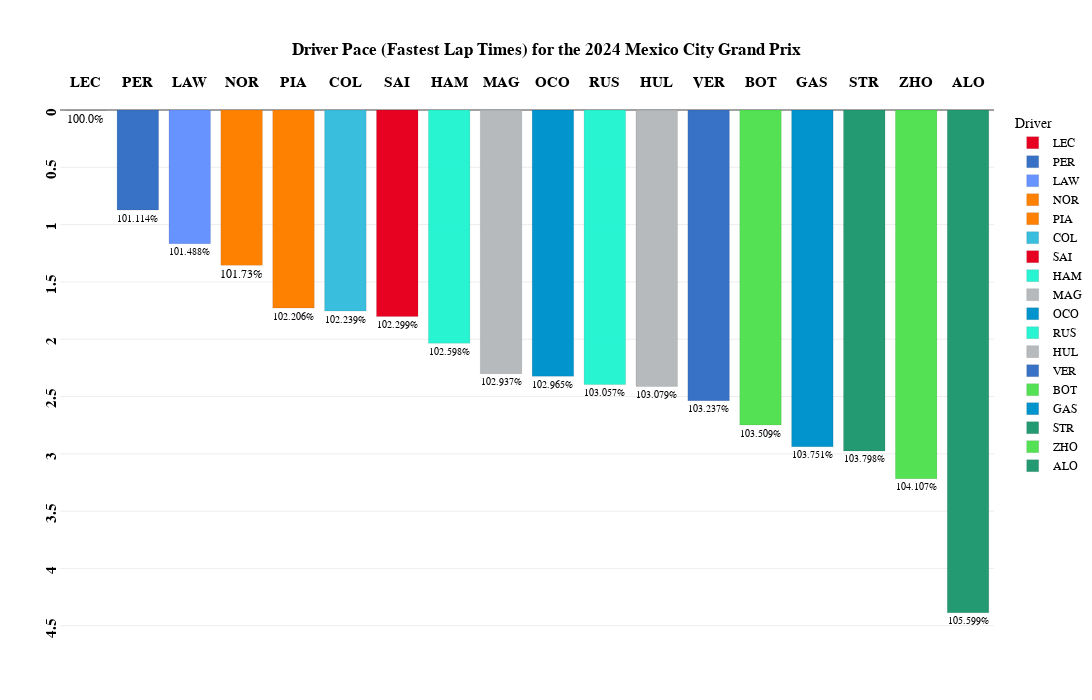

Here is the notebook cell this chart was saved with:
### Code cell
fig_min=px.bar(
    transformed_laps_relative_min_all,
    x="Driver",
    y="Delta_Min_All",
    color='Driver',
    template="xgridoff",
    title="<b>Driver Pace (Fastest Lap Times) for the {} {}</b>".format(year,gp),
    text="Delta_Percent_All",
    height=700, width=1200,
    color_discrete_map={
                  "ALB": "#64C4FF",
                 "ALO": "#229971",
                 "BEA": "#B6BABD",
                 "BOT": "#52e252",
                 "COL": "#37BEDD",
                 "GAS": "#0093cc",
                 "HAM": "#27F4D2",
                 "HUL": "#B6BABD",
                 "LAW": "#6692FF",
                 "LEC": "#E80020",
                 "MAG": "#B6BABD",
                 "NOR": "#FF8000",
                 "OCO": "#0093cc",
                 "PER": "#3671C6",
                 "PIA": "#FF8000",
                 "RIC": "#6692FF",
                 "RUS": "#27F4D2",
                 "SAI": "#E80020",
                 "SAR": "#37BEDD",
                 "STR": "#229971",
                 "TSU": "#6692FF",
                 "VER": "#3671C6",
                 "ZHO": "#52e252"
          }
)

fig_min.update_traces(textposition='outside')

fig_min.update_traces(opacity=0.85)

fig_min.update_traces( marker_line_color='white',marker_line_width=1.5)

fig_min.update_yaxes(tickangle = -90,tickprefix="<b>",ticksuffix ="</b><br>")

fig_min.update_xaxes(tickangle = -0,tickprefix="<b>",ticksuffix ="</b><br>")

fig_min.update_yaxes(range=[transformed_laps_relative_min_all['Delta_Min_All'].max()+0.5, 0])

fig_min.update_layout(
    xaxis={'side': 'top'},
    yaxis={'side': 'left'}
)

fig_min.update_xaxes(title_text='')      # Remove axis titles
fig_min.update_yaxes(title_text='')

fig_min.update_xaxes(
        title_standoff = 75
)

fig_min.update_layout(
    title_x=0.5,
    margin=dict(l=60, r=5, t=110, b=30),
    hoverlabel=dict(
    bgcolor="white",
    font_size=16,
    font_family="PT Sans Narrow"
    ),
    yaxis = dict(tickfont = dict(size=15)),
    xaxis = dict(tickfont = dict(size=15)),
    font=dict(
        family="PT Sans Narrow",
        size=12,
        color="Black"
    ),
    title_font_family="PT Sans Narrow"
)
fig_min.update_yaxes(ticksuffix = "  ")

fig_min.update_traces( marker_line_color='Black',marker_line_width=0.1, opacity=0.99)

fig_min.show()

### Figure 1 — Plotly figure (JSON) as saved in the notebook; plotly's stock layout.template omitted (floating-point values rounded to 4 significant figures)
{"data": [{"alignmentgroup": "True", "hovertemplate": "Driver=%{x}<br>Delta_Min_All=%{y}<br>Delta_Percent_All=%{text}<extra></extra>", "legendgroup": "LEC", "marker": {"color": "#E80020", "line": {"color": "Black", "width": 0.1}, "pattern": {"shape": ""}}, "name": "LEC", "offsetgroup": "LEC", "opacity": 0.99, "orientation": "v", "showlegend": true, "text": ["100.0%"], "textposition": "outside", "type": "bar", "x": ["LEC"], "xaxis": "x", "y": [0.001], "yaxis": "y"}, {"alignmentgroup": "True", "hovertemplate": "Driver=%{x}<br>Delta_Min_All=%{y}<br>Delta_Percent_All=%{text}<extra></extra>", "legendgroup": "PER", "marker": {"color": "#3671C6", "line": {"color": "Black", "width": 0.1}, "pattern": {"shape": ""}}, "name": "PER", "offsetgroup": "PER", "opacity": 0.99, "orientation": "v", "showlegend": true, "text": ["101.114%"], "textposition": "outside", "type": "bar", "x": ["PER"], "xaxis": "x", "y": [0.873], "yaxis": "y"}, {"alignmentgroup": "True", "hovertemplate": "Driver=%{x}<br>Delta_Min_All=%{y}<br>Delta_Percent_All=%{text}<extra></extra>", "legendgroup": "LAW", "marker": {"color": "#6692FF", "line": {"color": "Black", "width": 0.1}, "pattern": {"shape": ""}}, "name": "LAW", "offsetgroup": "LAW", "opacity": 0.99, "orientation": "v", "showlegend": true, "text": ["101.488%"], "textposition": "outside", "type": "bar", "x": ["LAW"], "xaxis": "x", "y": [1.166], "yaxis": "y"}, {"alignmentgroup": "True", "hovertemplate": "Driver=%{x}<br>Delta_Min_All=%{y}<br>Delta_Percent_All=%{text}<extra></extra>", "legendgroup": "NOR", "marker": {"color": "#FF8000", "line": {"color": "Black", "width": 0.1}, "pattern": {"shape": ""}}, "name": "NOR", "offsetgroup": "NOR", "opacity": 0.99, "orientation": "v", "showlegend": true, "text": ["101.73%"], "textposition": "outside", "type": "bar", "x": ["NOR"], "xaxis": "x", "y": [1.355], "yaxis": "y"}, {"alignmentgroup": "True", "hovertemplate": "Driver=%{x}<br>Delta_Min_All=%{y}<br>Delta_Percent_All=%{text}<extra></extra>", "legendgroup": "PIA", "marker": {"color": "#FF8000", "line": {"color": "Black", "width": 0.1}, "pattern": {"shape": ""}}, "name": "PIA", "offsetgroup": "PIA", "opacity": 0.99, "orientation": "v", "showlegend": true, "text": ["102.206%"], "textposition": "outside", "type": "bar", "x": ["PIA"], "xaxis": "x", "y": [1.728], "yaxis": "y"}, {"alignmentgroup": "True", "hovertemplate": "Driver=%{x}<br>Delta_Min_All=%{y}<br>Delta_Percent_All=%{text}<extra></extra>", "legendgroup": "COL", "marker": {"color": "#37BEDD", "line": {"color": "Black", "width": 0.1}, "pattern": {"shape": ""}}, "name": "COL", "offsetgroup": "COL", "opacity": 0.99, "orientation": "v", "showlegend": true, "text": ["102.239%"], "textposition": "outside", "type": "bar", "x": ["COL"], "xaxis": "x", "y": [1.754], "yaxis": "y"}, {"alignmentgroup": "True", "hovertemplate": "Driver=%{x}<br>Delta_Min_All=%{y}<br>Delta_Percent_All=%{text}<extra></extra>", "legendgroup": "SAI", "marker": {"color": "#E80020", "line": {"color": "Black", "width": 0.1}, "pattern": {"shape": ""}}, "name": "SAI", "offsetgroup": "SAI", "opacity": 0.99, "orientation": "v", "showlegend": true, "text": ["102.299%"], "textposition": "outside", "type": "bar", "x": ["SAI"], "xaxis": "x", "y": [1.801], "yaxis": "y"}, {"alignmentgroup": "True", "hovertemplate": "Driver=%{x}<br>Delta_Min_All=%{y}<br>Delta_Percent_All=%{text}<extra></extra>", "legendgroup": "HAM", "marker": {"color": "#27F4D2", "line": {"color": "Black", "width": 0.1}, "pattern": {"shape": ""}}, "name": "HAM", "offsetgroup": "HAM", "opacity": 0.99, "orientation": "v", "showlegend": true, "text": ["102.598%"], "textposition": "outside", "type": "bar", "x": ["HAM"], "xaxis": "x", "y": [2.035], "yaxis": "y"}, {"alignmentgroup": "True", "hovertemplate": "Driver=%{x}<br>Delta_Min_All=%{y}<br>Delta_Percent_All=%{text}<extra></extra>", "legendgroup": "MAG", "marker": {"color": "#B6BABD", "line": {"color": "Black", "width": 0.1}, "pattern": {"shape": ""}}, "name": "MAG", "offsetgroup": "MAG", "opacity": 0.99, "orientation": "v", "showlegend": true, "text": ["102.937%"], "textposition": "outside", "type": "bar", "x": ["MAG"], "xaxis": "x", "y": [2.301], "yaxis": "y"}, {"alignmentgroup": "True", "hovertemplate": "Driver=%{x}<br>Delta_Min_All=%{y}<br>Delta_Percent_All=%{text}<extra></extra>", "legendgroup": "OCO", "marker": {"color": "#0093cc", "line": {"color": "Black", "width": 0.1}, "pattern": {"shape": ""}}, "name": "OCO", "offsetgroup": "OCO", "opacity": 0.99, "orientation": "v", "showlegend": true, "text": ["102.965%"], "textposition": "outside", "type": "bar", "x": ["OCO"], "xaxis": "x", "y": [2.323], "yaxis": "y"}, {"alignmentgroup": "True", "hovertemplate": "Driver=%{x}<br>Delta_Min_All=%{y}<br>Delta_Percent_All=%{text}<extra></extra>", "legendgroup": "RUS", "marker": {"color": "#27F4D2", "line": {"color": "Black", "width": 0.1}, "pattern": {"shape": ""}}, "name": "RUS", "offsetgroup": "RUS", "opacity": 0.99, "orientation": "v", "showlegend": true, "text": ["103.057%"], "textposition": "outside", "type": "bar", "x": ["RUS"], "xaxis": "x", "y": [2.395], "yaxis": "y"}, {"alignmentgroup": "True", "hovertemplate": "Driver=%{x}<br>Delta_Min_All=%{y}<br>Delta_Percent_All=%{text}<extra></extra>", "legendgroup": "HUL", "marker": {"color": "#B6BABD", "line": {"color": "Black", "width": 0.1}, "pattern": {"shape": ""}}, "name": "HUL", "offsetgroup": "HUL", "opacity": 0.99, "orientation": "v", "showlegend": true, "text": ["103.079%"], "textposition": "outside", "type": "bar", "x": ["HUL"], "xaxis": "x", "y": [2.412], "yaxis": "y"}, {"alignmentgroup": "True", "hovertemplate": "Driver=%{x}<br>Delta_Min_All=%{y}<br>Delta_Percent_All=%{text}<extra></extra>", "legendgroup": "VER", "marker": {"color": "#3671C6", "line": {"color": "Black", "width": 0.1}, "pattern": {"shape": ""}}, "name": "VER", "offsetgroup": "VER", "opacity": 0.99, "orientation": "v", "showlegend": true, "text": ["103.237%"], "textposition": "outside", "type": "bar", "x": ["VER"], "xaxis": "x", "y": [2.536], "yaxis": "y"}, {"alignmentgroup": "True", "hovertemplate": "Driver=%{x}<br>Delta_Min_All=%{y}<br>Delta_Percent_All=%{text}<extra></extra>", "legendgroup": "BOT", "marker": {"color": "#52e252", "line": {"color": "Black", "width": 0.1}, "pattern": {"shape": ""}}, "name": "BOT", "offsetgroup": "BOT", "opacity": 0.99, "orientation": "v", "showlegend": true, "text": ["103.509%"], "textposition": "outside", "type": "bar", "x": ["BOT"], "xaxis": "x", "y": [2.749], "yaxis": "y"}, {"alignmentgroup": "True", "hovertemplate": "Driver=%{x}<br>Delta_Min_All=%{y}<br>Delta_Percent_All=%{text}<extra></extra>", "legendgroup": "GAS", "marker": {"color": "#0093cc", "line": {"color": "Black", "width": 0.1}, "pattern": {"shape": ""}}, "name": "GAS", "offsetgroup": "GAS", "opacity": 0.99, "orientation": "v", "showlegend": true, "text": ["103.751%"], "textposition": "outside", "type": "bar", "x": ["GAS"], "xaxis": "x", "y": [2.938], "yaxis": "y"}, {"alignmentgroup": "True", "hovertemplate": "Driver=%{x}<br>Delta_Min_All=%{y}<br>Delta_Percent_All=%{text}<extra></extra>", "legendgroup": "STR", "marker": {"color": "#229971", "line": {"color": "Black", "width": 0.1}, "pattern": {"shape": ""}}, "name": "STR", "offsetgroup": "STR", "opacity": 0.99, "orientation": "v", "showlegend": true, "text": ["103.798%"], "textposition": "outside", "type": "bar", "x": ["STR"], "xaxis": "x", "y": [2.975], "yaxis": "y"}, {"alignmentgroup": "True", "hovertemplate": "Driver=%{x}<br>Delta_Min_All=%{y}<br>Delta_Percent_All=%{text}<extra></extra>", "legendgroup": "ZHO", "marker": {"color": "#52e252", "line": {"color": "Black", "width": 0.1}, "pattern": {"shape": ""}}, "name": "ZHO", "offsetgroup": "ZHO", "opacity": 0.99, "orientation": "v", "showlegend": true, "text": ["104.107%"], "textposition": "outside", "type": "bar", "x": ["ZHO"], "xaxis": "x", "y": [3.217], "yaxis": "y"}, {"alignmentgroup": "True", "hovertemplate": "Driver=%{x}<br>Delta_Min_All=%{y}<br>Delta_Percent_All=%{text}<extra></extra>", "legendgroup": "ALO", "marker": {"color": "#229971", "line": {"color": "Black", "width": 0.1}, "pattern": {"shape": ""}}, "name": "ALO", "offsetgroup": "ALO", "opacity": 0.99, "orientation": "v", "showlegend": true, "text": ["105.599%"], "textposition": "outside", "type": "bar", "x": ["ALO"], "xaxis": "x", "y": [4.386], "yaxis": "y"}], "layout": {"barmode": "relative", "font": {"color": "Black", "family": "PT Sans Narrow", "size": 12}, "height": 700, "hoverlabel": {"bgcolor": "white", "font": {"family": "PT Sans Narrow", "size": 16}}, "legend": {"title": {"text": "Driver"}, "tracegroupgap": 0}, "margin": {"b": 30, "l": 60, "r": 5, "t": 110}, "title": {"font": {"family": "PT Sans Narrow"}, "text": "<b>Driver Pace (Fastest Lap Times) for the 2024 Mexico City Grand Prix</b>", "x": 0.5}, "width": 1200, "xaxis": {"anchor": "y", "categoryarray": ["LEC", "PER", "LAW", "NOR", "PIA", "COL", "SAI", "HAM", "MAG", "OCO", "RUS", "HUL", "VER", "BOT", "GAS", "STR", "ZHO", "ALO"], "categoryorder": "array", "domain": [0, 1], "side": "top", "tickangle": 0, "tickfont": {"size": 15}, "tickprefix": "<b>", "ticksuffix": "</b><br>", "title": {"standoff": 75, "text": ""}}, "yaxis": {"anchor": "x", "domain": [0, 1], "range": [4.886, 0], "side": "left", "tickangle": -90, "tickfont": {"size": 15}, "tickprefix": "<b>", "ticksuffix": "  ", "title": {"text": ""}}}}
